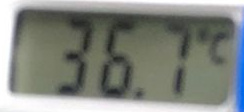
#> input picture OPENCV/fotos_crop/WhatsApp Image 2022-10-04 at 09.40.54.jpg, 244 x 112 px, found by its file name; its folder holds only this picture in this run
$ python Bigblur.py
#> lines starting #> are read from the running program, lines starting #| are printed output that depends on the picture
import cv2 as cv
import  os
from matplotlib import pyplot as plt
import imutils
import numpy as np


directory = r".\fotos_crop"
# [6 lines of commented-out code are left out]

num = 0
for filename in os.listdir(directory):
    fig, ax = plt.subplots(2, 2, figsize=(10,10))
    img = cv.imread(fr'.\{directory}\{filename}')
#> img is the input picture: shape (112, 244, 3); mean B, G, R 128.9, 135.2, 131.3
    gray = cv.cvtColor(img, cv.COLOR_BGR2GRAY)
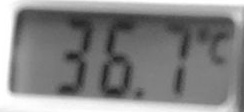
#> gray: shape (112, 244); min 35, max 255, mean 133.4
    gray = cv.bilateralFilter(gray, 11, 17, 17)
    blurg = cv.blur(gray,(150,150))
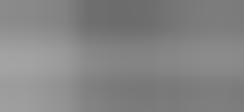
#> blurg: shape (112, 244); min 108, max 163, mean 132.3
    blurc = cv.blur(img,(150,150))

    ax[0,0].imshow(img,'gray')
    ax[0,1].imshow(blurg,'gray')
    ax[1,0].imshow(blurc,'gray')
    ax[1,1].imshow(gray,'gray')

plt.show()
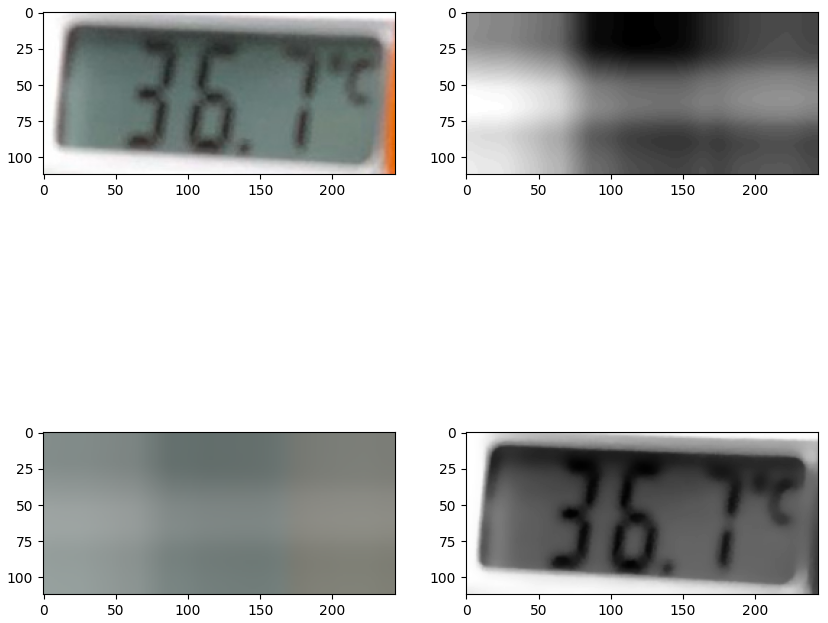
#> figure drawn by matplotlib, 4 panels; B, G, R data is drawn as R, G, B

$ run again, on OPENCV/fotos_crop/imagem_1.jpg
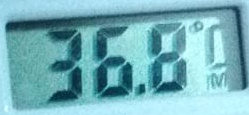
#> input picture OPENCV/fotos_crop/imagem_1.jpg, 249 x 115 px, found by its file name
#> img is the input picture: shape (115, 249, 3); mean B, G, R 185.7, 176.8, 115.9
#> `blurc = cv.blur(img,(150,150))`:
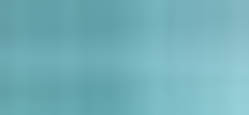
#> blurc: shape (115, 249, 3); mean B, G, R 184.9, 176.1, 115.1
#> `plt.show()`:
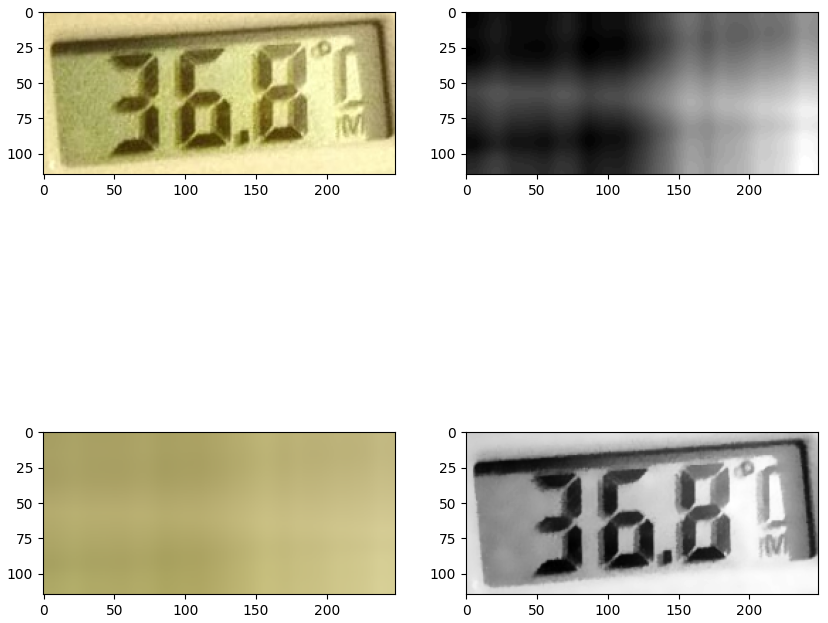
#> figure drawn by matplotlib, 4 panels; B, G, R data is drawn as R, G, B

$ run again, on OPENCV/fotos_crop/imagem (1).jpg
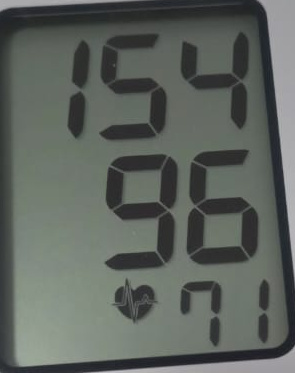
#> input picture OPENCV/fotos_crop/imagem (1).jpg, 295 x 373 px, found by its file name
#> img is the input picture: shape (373, 295, 3); mean B, G, R 93.9, 99.2, 93.6
#> `blurg = cv.blur(gray,(150,150))`:
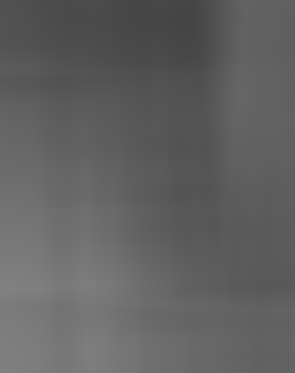
#> blurg: shape (373, 295); min 69, max 128, mean 96.9
#> `plt.show()`:
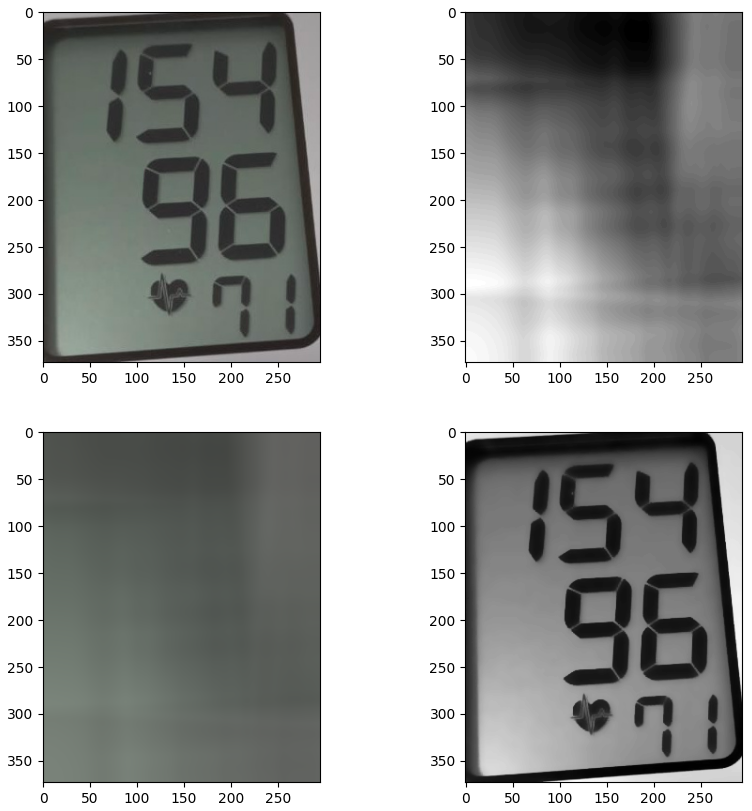
#> figure drawn by matplotlib, 4 panels; B, G, R data is drawn as R, G, B
